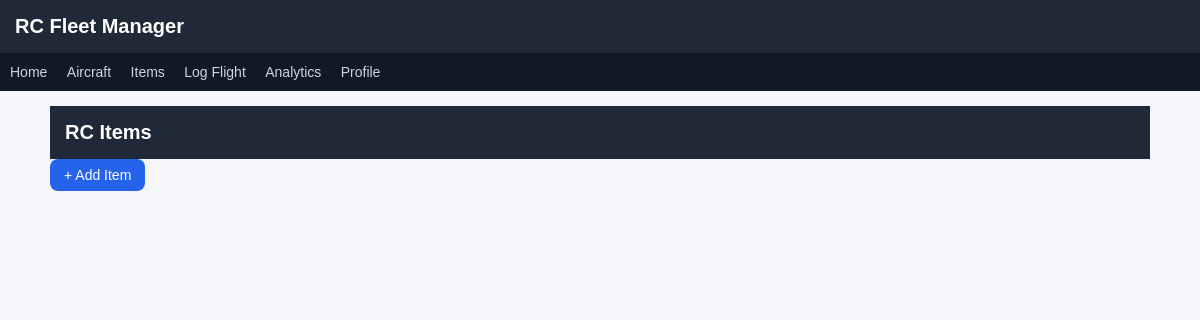
/items, run on an earlier commit of the app's database.
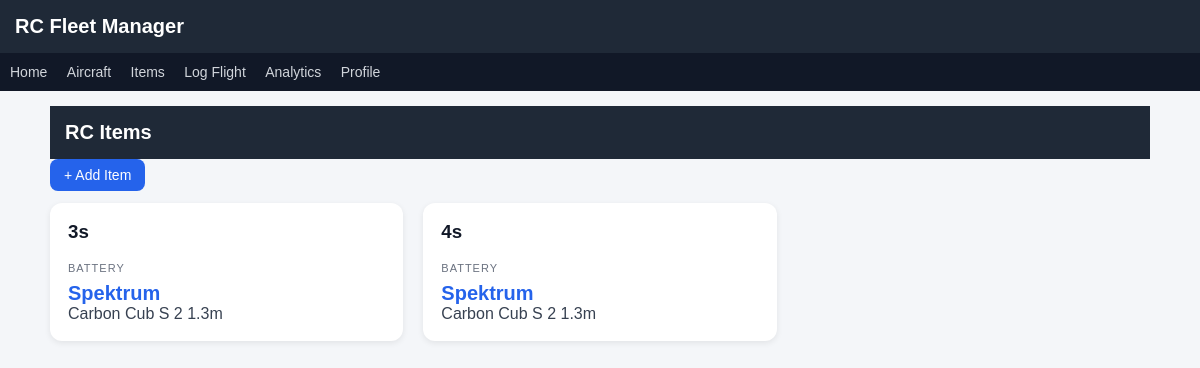
And on a later commit of the database.
### tables this page shows
CREATE TABLE items (
        id INTEGER PRIMARY KEY,
        name TEXT,
        category TEXT,
        brand TEXT,
        model TEXT,
        serial TEXT,
        notes TEXT
    );

### app.py (the view)
@app.route("/items")
def items():
    db = get_db()
    items = db.execute("SELECT * FROM items").fetchall()
    return render_template("items.html", items=items)

### database.py (called while the page is built)
def get_db():
    conn = sqlite3.connect(DB_NAME)
    conn.row_factory = sqlite3.Row
    return conn

### templates/items.html (shortened to what this page needs)
{% extends "base.html" %}
{% block content %}
<h1>RC Items</h1>
<a class="btn" href="/add_item">+ Add Item</a>
<div class="grid">
{% for i in items %}
<a href="{{ url_for('item_detail', item_id=i.id) }}" class="card-link">
<div class="card">
<h3>{{ i.name }}</h3>
<div class="item-category">
{{ i.category or "ITEM" }}
</div>
{% if i.brand %}
<div class="item-brand">
{{ i.brand }}
</div>
{% endif %}
{% if i.model %}
<div class="item-model">
{{ i.model }}
</div>
{% endif %}
</div>
</a>
{% endfor %}
</div>
{% endblock %}

What changed in the data, as far as the page shows it:
added items: name "3s", category "BATTERY", brand "Spektrum", model "Carbon Cub S 2 1.3m"
added items: name "4s", category "BATTERY", brand "Spektrum", model "Carbon Cub S 2 1.3m"
